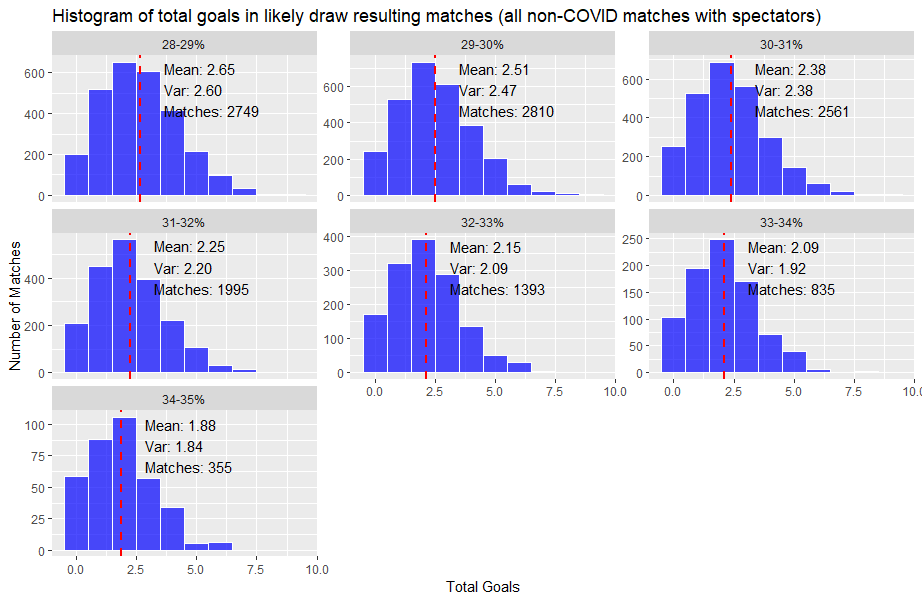

Write R code to recreate this figure.
library(tidyr)
library(dplyr)
library(agricolae)
library(ggplot2)
library(base)

# Read and reshape data
dat_raw <- read.csv2(file = "C:\\Users\\kutalekj\\PycharmProjects\\MyFlashscoreScraper\\src\\matches_10_10.csv", header = TRUE, sep = ",")

dat <- dat_raw |> mutate(
  across(
    c(team_home, team_away, country, competition, season, referee, neutral_field, finished, no_spectators), factor))
dat <- dat |> mutate(
  across(
    where(is.character) & (starts_with("odd") | starts_with("expected")), as.numeric))
dat <- dat |> mutate(
  across(
    where(is.character) & !c(id, date_time), as.integer))
dat$date_time <- as.POSIXct(dat$date_time, format="%Y-%m-%d %H:%M", tz="UTC")
dat <- dat |> mutate(
  competition = gsub(":", "_", competition)
)
dat <- dat |> mutate(
  total_goals = goals_home + goals_away
)

# New column for match group (country, competition, season)
dat <- dat |> mutate(
  match_group = factor(paste0(country, "_", competition, "_", season)))
# dat$match_group <- gsub(":", "_", dat$match_group) # prevent issues with the ":" symbol for "FORTUNA:LIGA"

# New columns for margin
dat <- dat |> mutate(
  margin_tipsport_start = ifelse(
    is.na(odd_tipsport_1_start) | is.na(odd_tipsport_0_start) | is.na(odd_tipsport_2_start) | 
      odd_tipsport_1_start <= 0   | odd_tipsport_0_start <= 0   | odd_tipsport_2_start <= 0,
    NA_real_,
    (1/odd_tipsport_1_start + 1/odd_tipsport_0_start + 1/odd_tipsport_2_start) - 1),
  margin_tipsport_end = ifelse(
    is.na(odd_tipsport_1_end) | is.na(odd_tipsport_0_end) | is.na(odd_tipsport_2_end) | 
      odd_tipsport_1_end <= 0   | odd_tipsport_0_end <= 0   | odd_tipsport_2_end <= 0,
    NA_real_,
    (1/odd_tipsport_1_end + 1/odd_tipsport_0_end + 1/odd_tipsport_2_end) - 1),
  margin_fortuna_start = ifelse(
    is.na(odd_fortuna_1_start) | is.na(odd_fortuna_0_start) | is.na(odd_fortuna_2_start) | 
      odd_fortuna_1_start <= 0   | odd_fortuna_0_start <= 0   | odd_fortuna_2_start <= 0,
    NA_real_,
    (1/odd_fortuna_1_start + 1/odd_fortuna_0_start + 1/odd_fortuna_2_start) - 1),
  margin_fortuna_end = ifelse(
    is.na(odd_fortuna_1_end) | is.na(odd_fortuna_0_end) | is.na(odd_fortuna_2_end) | 
      odd_fortuna_1_end <= 0   | odd_fortuna_0_end <= 0   | odd_fortuna_2_end <= 0,
    NA_real_,
    (1/odd_fortuna_1_end + 1/odd_fortuna_0_end + 1/odd_fortuna_2_end) - 1)
)

# New columns for win/draw/lose probability without margins
dat <- dat |> mutate(
  prb_nomarg_1_tips_end = (1/odd_tipsport_1_end) - (1/odd_tipsport_1_end) * (margin_tipsport_end / (1/odd_tipsport_1_end + 1/odd_tipsport_0_end + 1/odd_tipsport_2_end)),
  prb_nomarg_0_tips_end = (1/odd_tipsport_0_end) - (1/odd_tipsport_0_end) * (margin_tipsport_end / (1/odd_tipsport_1_end + 1/odd_tipsport_0_end + 1/odd_tipsport_2_end)),
  prb_nomarg_2_tips_end = (1/odd_tipsport_2_end) - (1/odd_tipsport_2_end) * (margin_tipsport_end / (1/odd_tipsport_1_end + 1/odd_tipsport_0_end + 1/odd_tipsport_2_end))
  # TODO: For Fortuna (other sports betting company)
)

# New columns for difference in win probabilities (without margin) for both teams
dat <- dat |> mutate(
  diff_prb_nomarg_tips_end = abs(prb_nomarg_1_tips_end - prb_nomarg_2_tips_end)
)

# Filter out matches during the COVID-19 period and those without spectators
no_spectators_matches <- dat |> filter(no_spectators == "True")
filtered <- dat |> filter(no_spectators == "False" & (date_time < "2020-03-01 00:00" | date_time > "2021-09-01 00:00"))

# Selection of possible draw matches
draw_matches <- filtered |> filter(prb_nomarg_0_tips_end >= 0.28 &
                                     prb_nomarg_0_tips_end <= 0.35 &
                                     diff_prb_nomarg_tips_end <= 0.15)

test <- draw_matches |> filter(odd_tipsport_1_end < 2.1 | odd_tipsport_2_end < 2.1)

# Distribute all the selected matches into bins as follows: [2.7-2.8, 2.8-2.9, ..., 3.4-3.5]
draw_matches_cut <- draw_matches |> mutate(
  bin = cut(prb_nomarg_0_tips_end, 
            breaks = c(0.28, 0.29, 0.30, 0.31, 0.32, 0.33, 0.34, 0.35),
            labels = c('28-29%', '29-30%', '30-31%', '31-32%', '32-33%', '33-34%', '34-35%'),
            include.lowest = TRUE, right = FALSE)
)
table(draw_matches_cut$bin)


# Histograms of total goals for each bin of matches
summaries <- draw_matches_cut |>
  group_by(bin) |>
  summarize(mean_goals = mean(total_goals, na.rm=T),
            variance = var(total_goals, na.rm=T),
            max_count = max(table(total_goals)),  # the highest bar for positioning
            total_matches = n())  # total number of matches in each bin

draw_matches_cut |> ggplot(aes(x=total_goals)) + 
  geom_histogram(binwidth=1, fill="blue", alpha=0.7, color="white") +
  facet_wrap(~bin, scales="free_y") + 
  geom_vline(data=summaries, aes(xintercept=mean_goals),
             color="red", linetype="dashed", size=1) + 
  geom_text(data=summaries, 
            aes(x=mean_goals + 1, y=max_count - 1, 
                label=sprintf("Mean: %.2f\nVar: %.2f\nMatches: %d", mean_goals, variance, total_matches)), 
            hjust=0, vjust=1) +
  labs(title="Histogram of total goals in likely draw resulting matches (all non-COVID matches with spectators)",
       x="Total Goals", y="Number of Matches")
